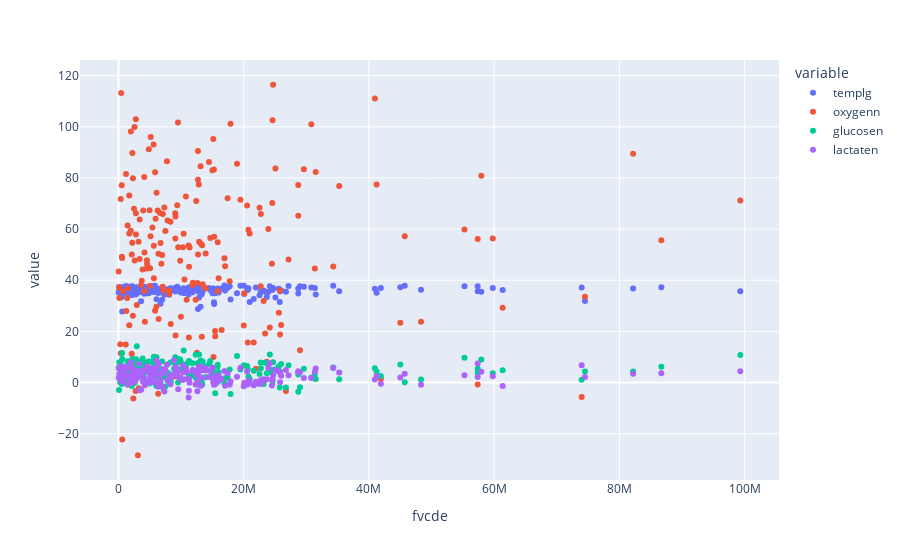

The notebook cell saved with this chart:
### Code cell
px.scatter(df, x='fvcde', y=list(df.columns[:-1]))

### Figure 1 — Plotly figure (JSON) as saved in the notebook; plotly's stock layout.template omitted (floating-point values rounded to 4 significant figures; data arrays with more than 128 entries replaced by an {"elided": "..."} marker saying what was removed)
{"data": [{"hovertemplate": "variable=templg<br>fvcde=%{x}<br>value=%{y}<extra></extra>", "legendgroup": "templg", "marker": {"color": "#636efa", "symbol": "circle"}, "mode": "markers", "name": "templg", "orientation": "v", "showlegend": true, "type": "scatter", "x": {"elided": "200 float values"}, "xaxis": "x", "y": {"elided": "200 float values"}, "yaxis": "y"}, {"hovertemplate": "variable=oxygenn<br>fvcde=%{x}<br>value=%{y}<extra></extra>", "legendgroup": "oxygenn", "marker": {"color": "#EF553B", "symbol": "circle"}, "mode": "markers", "name": "oxygenn", "orientation": "v", "showlegend": true, "type": "scatter", "x": {"elided": "200 float values"}, "xaxis": "x", "y": {"elided": "200 float values"}, "yaxis": "y"}, {"hovertemplate": "variable=glucosen<br>fvcde=%{x}<br>value=%{y}<extra></extra>", "legendgroup": "glucosen", "marker": {"color": "#00cc96", "symbol": "circle"}, "mode": "markers", "name": "glucosen", "orientation": "v", "showlegend": true, "type": "scatter", "x": {"elided": "200 float values"}, "xaxis": "x", "y": {"elided": "200 float values"}, "yaxis": "y"}, {"hovertemplate": "variable=lactaten<br>fvcde=%{x}<br>value=%{y}<extra></extra>", "legendgroup": "lactaten", "marker": {"color": "#ab63fa", "symbol": "circle"}, "mode": "markers", "name": "lactaten", "orientation": "v", "showlegend": true, "type": "scatter", "x": {"elided": "200 float values"}, "xaxis": "x", "y": {"elided": "200 float values"}, "yaxis": "y"}], "layout": {"legend": {"title": {"text": "variable"}, "tracegroupgap": 0}, "margin": {"t": 60}, "xaxis": {"anchor": "y", "domain": [0, 1], "title": {"text": "fvcde"}}, "yaxis": {"anchor": "x", "domain": [0, 1], "title": {"text": "value"}}}}
